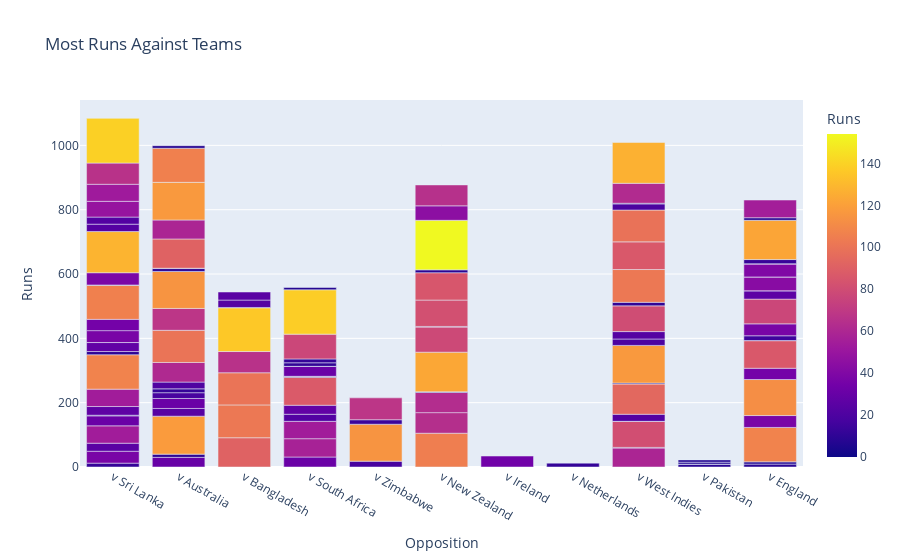

The notebook cell this image was saved under:
### Code cell
#Now let’s have a look at against which team Virat Kohli scored most of his runs:

figure = px.bar(data, x=data["Opposition"], y = data["Runs"], color = data["Runs"],
            title="Most Runs Against Teams")
figure.show()

### Figure 1 — Plotly figure (JSON) as saved in the notebook; plotly's stock layout.template omitted (floating-point values rounded to 4 significant figures; data arrays with more than 128 entries replaced by an {"elided": "..."} marker saying what was removed)
{"data": [{"alignmentgroup": "True", "hovertemplate": "Opposition=%{x}<br>Runs=%{marker.color}<extra></extra>", "legendgroup": "", "marker": {"color": {"elided": "132 int values"}, "coloraxis": "coloraxis", "pattern": {"shape": ""}}, "name": "", "offsetgroup": "", "orientation": "v", "showlegend": false, "textposition": "auto", "type": "bar", "x": {"elided": "132 str values"}, "xaxis": "x", "y": {"elided": "132 int values"}, "yaxis": "y"}], "layout": {"barmode": "relative", "coloraxis": {"colorbar": {"title": {"text": "Runs"}}, "colorscale": [[0, "#0d0887"], [0.1111, "#46039f"], [0.2222, "#7201a8"], [0.3333, "#9c179e"], [0.4444, "#bd3786"], [0.5556, "#d8576b"], [0.6667, "#ed7953"], [0.7778, "#fb9f3a"], [0.8889, "#fdca26"], [1, "#f0f921"]]}, "legend": {"tracegroupgap": 0}, "title": {"text": "Most Runs Against Teams"}, "xaxis": {"anchor": "y", "domain": [0, 1], "title": {"text": "Opposition"}}, "yaxis": {"anchor": "x", "domain": [0, 1], "title": {"text": "Runs"}}}}
